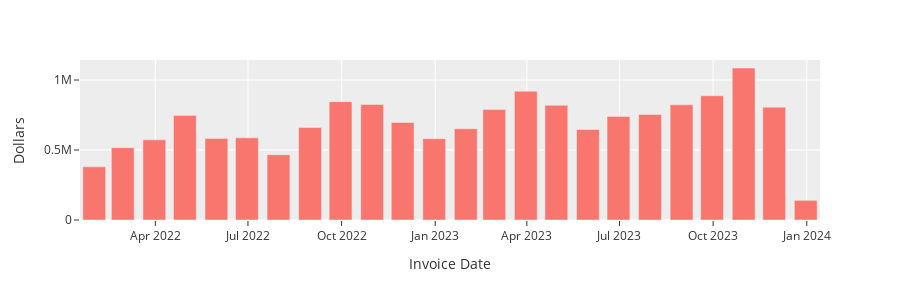

The code cell stored with this chart in its notebook:
### Code cell
all_sales.index = pd.to_datetime(all_sales['Invoice Date'],format = '%m/%d/%y %I:%M%p')
mth_sales = all_sales.groupby(pd.Grouper(freq='M'))['Dollars'].sum()
px.bar(mth_sales,
       template='ggplot2',
       y='Dollars',
       # text_auto=True,
       height=300)

### Figure 1 — Plotly figure (JSON) as saved in the notebook; plotly's stock layout.template omitted (floating-point values rounded to 4 significant figures)
{"data": [{"alignmentgroup": "True", "hovertemplate": "Invoice Date=%{x}<br>Dollars=%{y}<extra></extra>", "legendgroup": "", "marker": {"color": "#F8766D", "pattern": {"shape": ""}}, "name": "", "offsetgroup": "", "orientation": "v", "showlegend": false, "textposition": "auto", "type": "bar", "x": ["2022-01-31T00:00:00", "2022-02-28T00:00:00", "2022-03-31T00:00:00", "2022-04-30T00:00:00", "2022-05-31T00:00:00", "2022-06-30T00:00:00", "2022-07-31T00:00:00", "2022-08-31T00:00:00", "2022-09-30T00:00:00", "2022-10-31T00:00:00", "2022-11-30T00:00:00", "2022-12-31T00:00:00", "2023-01-31T00:00:00", "2023-02-28T00:00:00", "2023-03-31T00:00:00", "2023-04-30T00:00:00", "2023-05-31T00:00:00", "2023-06-30T00:00:00", "2023-07-31T00:00:00", "2023-08-31T00:00:00", "2023-09-30T00:00:00", "2023-10-31T00:00:00", "2023-11-30T00:00:00", "2023-12-31T00:00:00"], "xaxis": "x", "y": [379600.0, 517000.0, 572700.0, 747400.0, 583000.0, 586800.0, 466400.0, 661200.0, 845300.0, 825100.0, 697100.0, 580800.0, 652000.0, 788700.0, 919800.0, 819900.0, 646900.0, 740100.0, 753800.0, 823100.0, 887800.0, 1086000.0, 805900.0, 140500.0], "yaxis": "y"}], "layout": {"barmode": "relative", "height": 300, "legend": {"tracegroupgap": 0}, "margin": {"t": 60}, "xaxis": {"anchor": "y", "domain": [0, 1], "title": {"text": "Invoice Date"}}, "yaxis": {"anchor": "x", "domain": [0, 1], "title": {"text": "Dollars"}}}}
